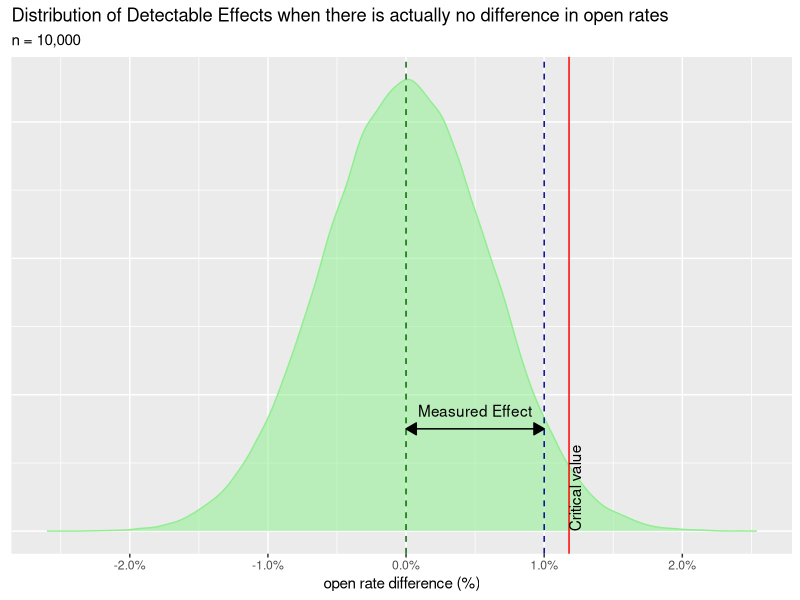
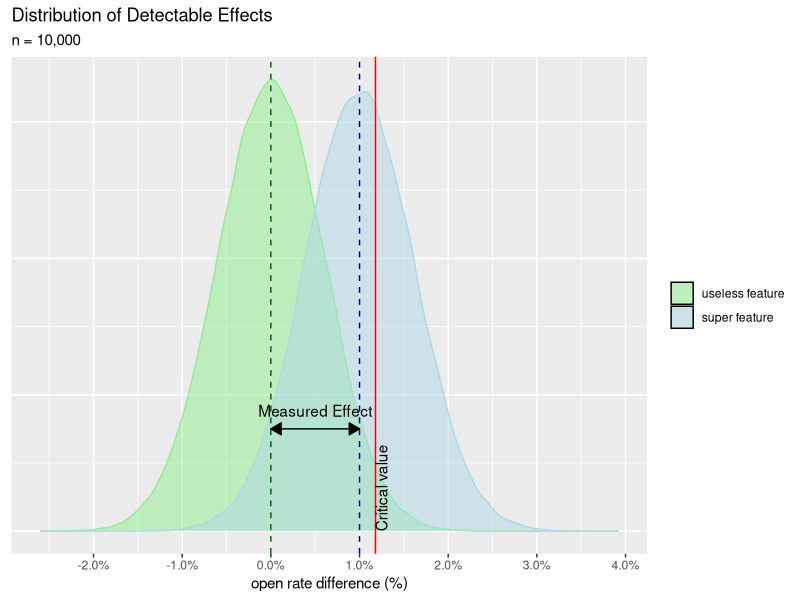

Source code (R) for these figures, in order: (Note: this script raises an error after producing the figures.)
library(data.table)
library(dplyr)
library(ggplot2)
library(glue)

# initial params ----------------------------------------------------------

n_rep <- 10^5
p <- 0.1
p_effect <- 0.11
n <- 10000

alpha <- 0.05
beta <- 0.2

# plot effects ------------------------------------------------------------

base_rate <- rbinom(n_rep, n/2, p)/(n/2)
useless_feature <- rbinom(n_rep, n/2, p)/(n/2)

dt_useless_feature <- data.table(useless_feature_distr = useless_feature - base_rate)

critival_value <- dt_useless_feature[, quantile(useless_feature_distr, 1 - alpha/2)]

ggplot() + 
	geom_density(data = dt_useless_feature, 
		aes(x = useless_feature_distr, alpha = 0.5), 
		color = "lightgreen", fill = "lightgreen") + 
	scale_x_continuous(labels = scales::percent, breaks = seq(-0.02, 0.04, 0.01)) +
	labs(x = "open rate difference (%)", y = NULL, fill = NULL) + 
	theme(axis.text.y = element_blank(),
		  axis.ticks.y = element_blank(),
		  legend.position = "none") + 
	geom_vline(xintercept = 0, color = "darkgreen", linetype = "dashed") + 
	geom_vline(xintercept = p_effect - p, color = "darkblue", linetype = "dashed") + 
	geom_vline(xintercept = critival_value, color = "red") +
	annotate("text", x = critival_value, y = 0, label = "Critical value", 
			 hjust = 0, vjust = 1, angle = 90) + 
	geom_segment(aes(x = 0, xend = p_effect - p, y = 15, yend = 15),
				 	 arrow = arrow(length=unit(0.30, "cm"), ends = "both", type = "closed")) +
	annotate("text", x = (p_effect - p)/2, y = 15, label = "Measured Effect", vjust = -1) +
	ggtitle("Distribution of Detectable Effects when there is actually no difference in open rates",
			subtitle = glue('n = {format(n, scientific = FALSE, big.mark = ",")}'))
	

super_feature <- rbinom(n_rep, n/2, p_effect)/(n/2)
dt_super_and_useless_feature <- data.table(useless_feature_distr = useless_feature - base_rate,
							   			   super_feature_distr = super_feature - base_rate) %>% 
	melt(measure.vars = c("useless_feature_distr", "super_feature_distr"))

ggplot() +
	geom_density(data = dt_super_and_useless_feature, 
		aes(x = value, fill = variable, color = variable), alpha = 0.5) +
	scale_fill_manual(values = c("lightgreen", "lightblue"), 
					  labels = c("useless feature", "super feature")) +
	scale_color_manual(values = c("lightgreen", "lightblue"), guide = FALSE) +
	scale_x_continuous(labels = scales::percent, breaks = seq(-0.02, 0.04, 0.01)) +
	labs(x = "open rate difference (%)", y = NULL, fill = NULL) + 
	theme(axis.text.y = element_blank(),
		  axis.ticks.y = element_blank()) + 
	geom_vline(xintercept = 0, color = "darkgreen", linetype = "dashed") + 
	geom_vline(xintercept = p_effect - p, color = "darkblue", linetype = "dashed") + 
	geom_vline(xintercept = critival_value, color = "red") +
	annotate("text", x = critival_value, y = 0, label = "Critical value", 
			 hjust = 0, vjust = 1, angle = 90) + 
	geom_segment(aes(x = 0, xend = p_effect - p, y = 15, yend = 15), 
				 	 arrow = arrow(length=unit(0.30, "cm"), ends = "both", type = "closed")) +
	annotate("text", x = (p_effect - p)/2, y = 15, label = "Measured Effect", vjust = -1) +
	ggtitle("Distribution of Detectable Effects",
			subtitle = glue('n = {format(n, scientific = FALSE, big.mark = ",")}'))


mde <- calculateMinimumDetectableEffect(p, n, alpha = alpha, beta = beta)

# MDE distribution --------------------------------------------------------

calculateMinimumDetectableEffect <- function(p1, n, prop_of_treatment = 0.5, alpha = 0.05, beta = 0.2) {
    M <- qt(1-alpha/2, n - 1) + qt(1-beta, n - 1)
    variance <- p1 * (1 - p1)
    weight <- prop_of_treatment * (1 - prop_of_treatment) * n
    M * sqrt(variance / weight)
}

n_seq <- seq.int(1000, 100000, by = 100)
mde_dist <- data.table(n = n_seq, MDE = calculateMinimumDetectableEffect(p, n_seq, alpha = alpha, beta = beta))

ggplot(mde_dist, aes(x = n, y = MDE)) + 
	geom_line() + 
	scale_x_continuous(labels = scales::comma) +
	scale_y_continuous(labels = scales::percent) +
	labs(title = "Distribution of MDE given different sample sizes",
		 subtitle = glue("When base rate is {p * 100}%, with {(1 - alpha) * 100}% significance level and {(1 - beta) * 100}% power"),
		 x = "sample size", y = "Minimum Detectable Effect (%)")


# calculate MDE for with larger sample size -------------------------------

n <- 30000

base_rate <- rbinom(n_rep, n/2, p)/(n/2)
useless_feature <- rbinom(n_rep, n/2, p)/(n/2)

dt_useless_feature <- data.table(useless_feature_distr = useless_feature - base_rate)

critival_value <- dt_useless_feature[, quantile(useless_feature_distr, 1 - alpha/2)]

super_feature <- rbinom(n_rep, n/2, p_effect)/(n/2)
dt_super_and_useless_feature <- data.table(useless_feature_distr = useless_feature - base_rate,
							   			   super_feature_distr = super_feature - base_rate) %>% 
	melt(measure.vars = c("useless_feature_distr", "super_feature_distr"))

ggplot() +
	geom_density(data = dt_super_and_useless_feature, 
		aes(x = value, fill = variable, color = variable), alpha = 0.5) +
	scale_fill_manual(values = c("lightgreen", "lightblue"), 
					  labels = c("useless feature", "super feature")) +
	scale_color_manual(values = c("lightgreen", "lightblue"), guide = FALSE) +
	scale_x_continuous(labels = scales::percent, breaks = seq(-0.02, 0.04, 0.01)) +
	labs(x = "open rate difference (%)", y = NULL, fill = NULL) + 
	theme(axis.text.y = element_blank(),
		  axis.ticks.y = element_blank()) + 
	geom_vline(xintercept = 0, color = "darkgreen", linetype = "dashed") + 
	geom_vline(xintercept = p_effect - p, color = "darkblue", linetype = "dashed") + 
	geom_vline(xintercept = critival_value, color = "red") +
	annotate("text", x = critival_value, y = 0, label = "Critical value", 
			 hjust = 0, vjust = 1, angle = 90) + 
	geom_segment(aes(x = 0, xend = p_effect - p, y = 15, yend = 15), 
				 	 arrow = arrow(length=unit(0.30, "cm"), ends = "both", type = "closed")) +
	annotate("text", x = (p_effect - p)/2, y = 15, label = "Measured Effect", vjust = -1) +
	ggtitle("Distribution of Detectable Effects",
			subtitle = glue('n = {format(n, scientific = FALSE, big.mark = ",")}'))


n <- 200000

base_rate <- rbinom(n_rep, n/2, p)/(n/2)
useless_feature <- rbinom(n_rep, n/2, p)/(n/2)

dt_useless_feature <- data.table(useless_feature_distr = useless_feature - base_rate)

critival_value <- dt_useless_feature[, quantile(useless_feature_distr, 1 - alpha/2)]

super_feature <- rbinom(n_rep, n/2, p_effect)/(n/2)
dt_super_and_useless_feature <- data.table(useless_feature_distr = useless_feature - base_rate,
							   			   super_feature_distr = super_feature - base_rate) %>% 
	melt(measure.vars = c("useless_feature_distr", "super_feature_distr"))

ggplot() +
	geom_density(data = dt_super_and_useless_feature, 
		aes(x = value, fill = variable, color = variable), alpha = 0.5) +
	scale_fill_manual(values = c("lightgreen", "lightblue"), 
					  labels = c("useless feature", "super feature")) +
	scale_color_manual(values = c("lightgreen", "lightblue"), guide = FALSE) +
	scale_x_continuous(labels = scales::percent, breaks = seq(-0.02, 0.04, 0.01)) +
	labs(x = "open rate difference (%)", y = NULL, fill = NULL) + 
	theme(axis.text.y = element_blank(),
		  axis.ticks.y = element_blank()) + 
	geom_vline(xintercept = 0, color = "darkgreen", linetype = "dashed") + 
	geom_vline(xintercept = p_effect - p, color = "darkblue", linetype = "dashed") + 
	geom_vline(xintercept = critival_value, color = "red") +
	annotate("text", x = critival_value, y = Inf, label = "Critical value", 
			 hjust = 1, vjust = 1, angle = 90) + 
	geom_segment(aes(x = 0, xend = p_effect - p, y = 15, yend = 15), 
				 	 arrow = arrow(length=unit(0.30, "cm"), ends = "both", type = "closed")) +
	annotate("text", x = (p_effect - p)/2, y = 15, label = "Measured Effect", vjust = -1) +
	ggtitle("Distribution of Detectable Effects",
			subtitle = glue('n = {format(n, scientific = FALSE, big.mark = ",")}'))
